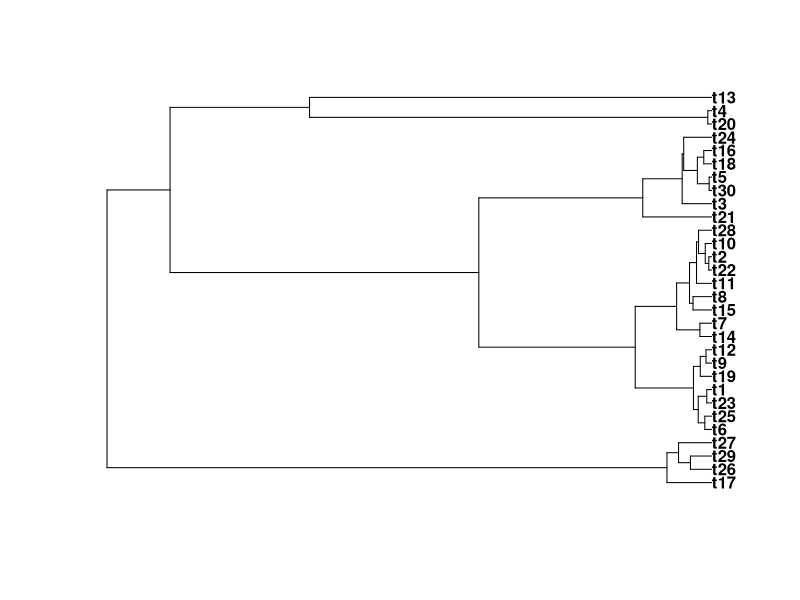

This chart was generated by the following R code: (Note: this script raises an error after producing the figure.)
## ---- chunk 1
knitr::opts_chunk$set(warning = FALSE, message = FALSE) 
## ---- chunk 2
library(ape)

n_taxa = 30
tree = rcoal(n_taxa)

plot(tree, font = 2)
## ---- chunk 3

n_traits = 10
continuous  = sapply(1:n_traits, function(x) rTraitCont(tree, model = matrix(c(0, 0.1, 0.1, 0), 2)))
binary      = sapply(1:n_traits, function(x) rTraitDisc(tree, states = 0:1, model = matrix(c(0, 0.1, 0.1, 0), 2)))

